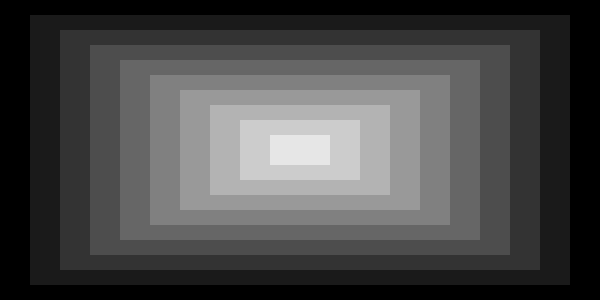
Frame 1 (no input)
Frame 60 (no input): identical to frame 1, image omitted
Frame 120 (the mouse pressed at the canvas centre since frame 60): identical to frame 1, image omitted

The p5.js sketch that drew this single still picture (run headless with seeded random() and noise() and a simulated clock; from frame 60 on, the mouse is pressed at the canvas centre):

// p5.js sketch
// ── sketch.js
var numb;
var shape = 1;

function setup() {
  createCanvas(600, 300);
  slider = createSlider(0, 150, 10);
  buttonS = createButton('Square');
  buttonC = createButton('Circle');
  buttonT = createButton('Triangle');
}

function draw() {
  background(0);
  angleMode(DEGREES);
  numb = slider.value();
  buttonS.mousePressed(changeS);
  buttonC.mousePressed(changeC);
  buttonT.mousePressed(changeT);
  for (i = 0; i < numb; i++) {
    var col = map(i, 0, numb, 0, 255);
    var intX = (width / 2) / (numb);
    var intY = (height / 2) / (numb);
    noStroke();
    fill(col);
    if (shape == 1) {
      rect(intX * i, intY * i, width - (2 * intX * i), height - (2 * intY * i));
    } else if (shape == 2) {
      ellipse(width / 2, height / 2, height - (2 * intY * i), height - (2 * intY * i));
    } else if (shape == 3) {
    triangle(width / 2, intY * i, intX * i, height - (intY * i), width - (intX * i), height - (intY * i));
    //   intY = (height - (width/2)*tan(30))/numb;
    //   var tipx = width/2;
    //   var tipy = intY*i;
    //   // gotta go over the hieght of the bottom two points. needs to be controlled by an angle aswell (more trig)
    // triangle(tipx,tipy,tipx-(height*tan(30)),height,tipx+(height*tan(30)),height);
    }
  }
}


function changeS() {
  shape = 1
}

function changeC() {
  shape = 2
}

function changeT() {
  shape = 3
}
